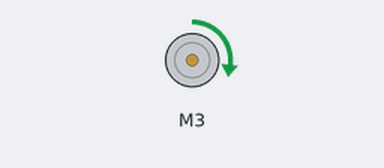
The sketch below on a simulated Arduino Uno, built with avr-gcc and run on an emulated ATmega328P. Shown: DC motor (green arrow = forward, orange = backward, longer = faster).

Above: at 0.1 s.
Timing chart, 0 to 1.6 s (numbered marks = the images above):
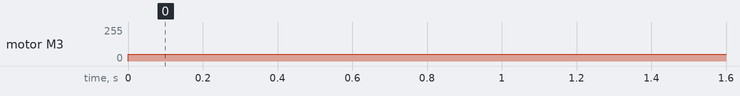

Measured:
- by itself, motor M3: stopped → forward 50/255 at 0.00 s

The sketch:

music_motor.ino
```cpp
// This code runs the motor that spins the music box gears.
#include <Wire.h>
#include <Adafruit_MotorShield.h>
#include "utility/Adafruit_MS_PWMServoDriver.h"
Adafruit_MotorShield AFMS = Adafruit_MotorShield();
Adafruit_DCMotor *motor = AFMS.getMotor(3);

double speed;
void setup() {
  Serial.begin(9600);
  AFMS.begin();
  motor->run(FORWARD);
  speed = 50;
}

void loop() {
  // run motor
  motor->setSpeed(speed);
}
```
